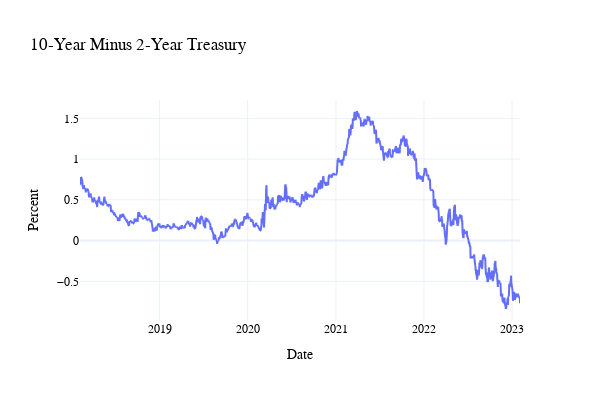

Here is the notebook cell this chart was saved with:
### Code cell
#Define a function to retrieve series, store as objects, and plot data 
def fredget(varlist,start_date, end_date, plots=True,freq="",name_map = dict()):
    df_collect = pd.DataFrame()
    plot_obs = list()
    idx = 0
    
    PLOT_DIR = 'plots/fredget'
    try:
        shutil.rmtree(PLOT_DIR)
        os.mkdir(PLOT_DIR)
    except FileNotFoundError:
        os.mkdir(PLOT_DIR)
        
    for var in varlist:
        #series_add = fred.get_series(var, observation_start=s_d, observation_end=e_d,frequency ='m')
        df_add = fred.get_series(var, observation_start = start_date, observation_end=end_date, frequency =freq).to_frame(name = var)
        info_add = fred.get_series_info(var).to_frame(name = var)
        
        if var in name_map:
            info_add.loc['title', var] = name_map[var]
            
        plot_obs.append(plot_obj(df_add, info_add.loc['title', var], info_add.loc['units', var] ,"notes",5))
        
        print(var)
        if plots == True:
            #df_add.plot(y=var, use_index=True, kind='line', title = info_add.loc['title', var], ylabel = info_add.loc['units', var] )
            fig = plot_obs[idx].plot_clean()
            fig.show()
            fig.write_image(f"{PLOT_DIR}fig{idx}.png")

            
        idx = idx + 1 
        if df_collect.empty == True:
            df_collect = df_add
            info_store = info_add
        else:
            df_collect = pd.merge(df_collect, df_add, left_index=True, right_index=True, how='outer')
            info_store = pd.merge(info_store, info_add, left_index=True, right_index=True, how='left')
            
    df_collect.sort_index()
    return df_collect,info_store



#############################################
#Set Options Here:
start_d ='1982-01-01'
end_d='2023-02-03'
freq = "m" #THIS IS OPTIONAL, can leave blank
#List codes to search for 
FRED_list = ['T10Y2Y','MORTGAGE30US','EFFR','SP500','WALCL','BAMLH0A0HYM2']

Name_remap = {'T10Y2Y': '10-Year Minus 2-Year Treasury', 'WALCL': 'Reserve Balances: Total Assets'}
#############################################

#Optional inputs: plots = True
df,dfinfo = fredget(FRED_list,start_d,end_d,name_map = Name_remap)

### Figure 1 — Plotly figure (JSON) as saved in the notebook; plotly's stock layout.template omitted (floating-point values rounded to 4 significant figures; data arrays with more than 128 entries replaced by an {"elided": "..."} marker saying what was removed)
{"data": [{"connectgaps": true, "hovertemplate": "variable=T10Y2Y<br>index=%{x}<br>value=%{y}<extra></extra>", "legendgroup": "T10Y2Y", "line": {"color": "#636efa", "dash": "solid"}, "marker": {"symbol": "circle"}, "mode": "lines", "name": "T10Y2Y", "showlegend": true, "type": "scattergl", "x": {"elided": "1305 str values"}, "xaxis": "x", "y": {"elided": "1305 float values"}, "yaxis": "y"}], "layout": {"font": {"color": "black", "family": "Georgia"}, "height": 400, "legend": {"title": {"text": "variable"}, "tracegroupgap": 0}, "showlegend": false, "title": {"text": "10-Year Minus 2-Year Treasury"}, "width": 600, "xaxis": {"anchor": "y", "domain": [0, 1], "title": {"text": "Date"}}, "yaxis": {"anchor": "x", "domain": [0, 1], "title": {"text": "Percent"}}}}
